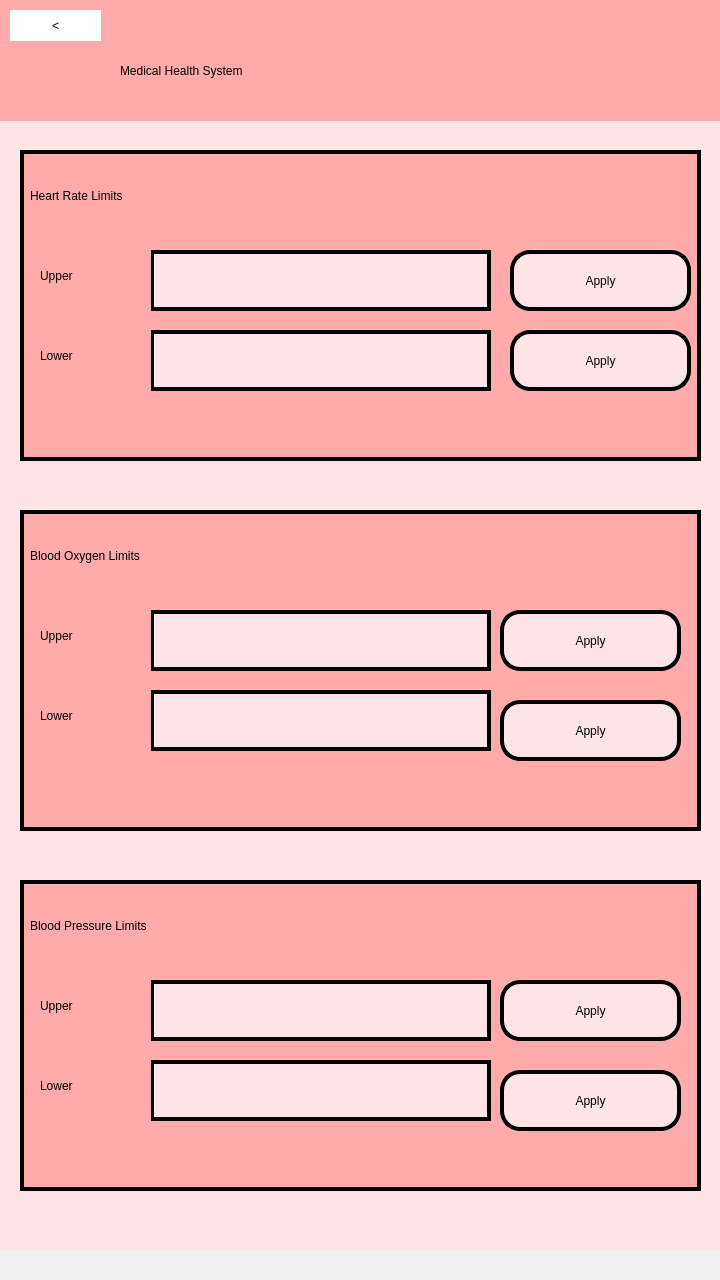
<?xml version="1.0" encoding="UTF-8"?>
<ui version="4.0">
 <class>MainWindow</class>
 <widget class="QMainWindow" name="MainWindow">
  <property name="geometry">
   <rect>
    <x>0</x>
    <y>0</y>
    <width>720</width>
    <height>1280</height>
   </rect>
  </property>
  <property name="windowTitle">
   <string>MainWindow</string>
  </property>
  <widget class="QWidget" name="centralwidget">
   <widget class="QWidget" name="widget" native="true">
    <property name="geometry">
     <rect>
      <x>0</x>
      <y>-30</y>
      <width>720</width>
      <height>1280</height>
     </rect>
    </property>
    <property name="styleSheet">
     <string notr="true">background-color: rgb(255, 228, 229);</string>
    </property>
    <widget class="QWidget" name="widget_12" native="true">
     <property name="geometry">
      <rect>
       <x>20</x>
       <y>180</y>
       <width>681</width>
       <height>311</height>
      </rect>
     </property>
     <property name="styleSheet">
      <string notr="true">background-color: rgb(255, 171, 172);
border: 4px solid black;
</string>
     </property>
     <widget class="QLineEdit" name="New_Lower_Heart_rate">
      <property name="geometry">
       <rect>
        <x>130</x>
        <y>180</y>
        <width>341</width>
        <height>61</height>
       </rect>
      </property>
      <property name="styleSheet">
       <string notr="true">font: 20pt &quot;MS Shell Dlg 2&quot;;
background-color: rgb(255, 228, 229); 
</string>
      </property>
     </widget>
     <widget class="QLabel" name="label_9">
      <property name="geometry">
       <rect>
        <x>10</x>
        <y>10</y>
        <width>321</width>
        <height>71</height>
       </rect>
      </property>
      <property name="styleSheet">
       <string notr="true">font: 24pt &quot;MS Shell Dlg 2&quot;;
border: 0px;</string>
      </property>
      <property name="text">
       <string>Heart Rate Limits</string>
      </property>
     </widget>
     <widget class="QLabel" name="HeartRateError">
      <property name="geometry">
       <rect>
        <x>80</x>
        <y>270</y>
        <width>331</width>
        <height>31</height>
       </rect>
      </property>
      <property name="styleSheet">
       <string notr="true">font: 12pt &quot;MS Shell Dlg 2&quot;;
 border: none;
color: rgb(255, 0, 0);</string>
      </property>
      <property name="text">
       <string/>
      </property>
     </widget>
     <widget class="QLineEdit" name="New_Upper_Heart_Rate">
      <property name="geometry">
       <rect>
        <x>130</x>
        <y>100</y>
        <width>341</width>
        <height>61</height>
       </rect>
      </property>
      <property name="styleSheet">
       <string notr="true">font: 20pt &quot;MS Shell Dlg 2&quot;;
background-color: rgb(255, 228, 229); 
</string>
      </property>
     </widget>
     <widget class="QLabel" name="label_12">
      <property name="geometry">
       <rect>
        <x>20</x>
        <y>90</y>
        <width>111</width>
        <height>71</height>
       </rect>
      </property>
      <property name="styleSheet">
       <string notr="true">font: 24pt &quot;MS Shell Dlg 2&quot;;
border: 0px;</string>
      </property>
      <property name="text">
       <string>Upper</string>
      </property>
     </widget>
     <widget class="QLabel" name="label_13">
      <property name="geometry">
       <rect>
        <x>20</x>
        <y>170</y>
        <width>111</width>
        <height>71</height>
       </rect>
      </property>
      <property name="styleSheet">
       <string notr="true">font: 24pt &quot;MS Shell Dlg 2&quot;;
border: 0px;</string>
      </property>
      <property name="text">
       <string>Lower</string>
      </property>
     </widget>
     <widget class="QPushButton" name="Apply_Upper_Heart_Rate">
      <property name="geometry">
       <rect>
        <x>490</x>
        <y>100</y>
        <width>181</width>
        <height>61</height>
       </rect>
      </property>
      <property name="styleSheet">
       <string notr="true">color: rgb(0, 0, 0);
background-color: rgb(255, 228, 229); 
border-radius:20px;
font: 16pt &quot;Monospace&quot;;</string>
      </property>
      <property name="text">
       <string>Apply</string>
      </property>
     </widget>
     <widget class="QPushButton" name="Apply_Lower_Heart_Rate">
      <property name="geometry">
       <rect>
        <x>490</x>
        <y>180</y>
        <width>181</width>
        <height>61</height>
       </rect>
      </property>
      <property name="styleSheet">
       <string notr="true">color: rgb(0, 0, 0);
background-color: rgb(255, 228, 229); 
border-radius:20px;
font: 16pt &quot;Monospace&quot;;</string>
      </property>
      <property name="text">
       <string>Apply</string>
      </property>
     </widget>
    </widget>
    <widget class="QWidget" name="widget_2" native="true">
     <property name="geometry">
      <rect>
       <x>-10</x>
       <y>30</y>
       <width>731</width>
       <height>121</height>
      </rect>
     </property>
     <property name="styleSheet">
      <string notr="true">background-color: rgb(255, 171, 172);
</string>
     </property>
     <widget class="QLabel" name="label">
      <property name="geometry">
       <rect>
        <x>130</x>
        <y>40</y>
        <width>541</width>
        <height>61</height>
       </rect>
      </property>
      <property name="layoutDirection">
       <enum>Qt::LeftToRight</enum>
      </property>
      <property name="styleSheet">
       <string notr="true">font: 28pt &quot;MS Shell Dlg 2&quot;;
text-align: center;
border:0px;</string>
      </property>
      <property name="text">
       <string>Medical Health System</string>
      </property>
     </widget>
     <widget class="QPushButton" name="GoBack">
      <property name="geometry">
       <rect>
        <x>20</x>
        <y>10</y>
        <width>91</width>
        <height>31</height>
       </rect>
      </property>
      <property name="styleSheet">
       <string notr="true">color: rgb(0, 0, 0);
background-color: white;
border-radius:20px;
font: 26pt &quot;MS Shell Dlg 2&quot;;

</string>
      </property>
      <property name="text">
       <string>&lt;</string>
      </property>
     </widget>
    </widget>
    <widget class="QWidget" name="widget_13" native="true">
     <property name="geometry">
      <rect>
       <x>20</x>
       <y>540</y>
       <width>681</width>
       <height>321</height>
      </rect>
     </property>
     <property name="styleSheet">
      <string notr="true">background-color: rgb(255, 171, 172);
border: 4px solid black;
</string>
     </property>
     <widget class="QLineEdit" name="New_Lower_Blood_Oxygen">
      <property name="geometry">
       <rect>
        <x>130</x>
        <y>180</y>
        <width>341</width>
        <height>61</height>
       </rect>
      </property>
      <property name="styleSheet">
       <string notr="true">font: 20pt &quot;MS Shell Dlg 2&quot;;
background-color: rgb(255, 228, 229); 
</string>
      </property>
     </widget>
     <widget class="QLabel" name="label_10">
      <property name="geometry">
       <rect>
        <x>10</x>
        <y>10</y>
        <width>391</width>
        <height>71</height>
       </rect>
      </property>
      <property name="styleSheet">
       <string notr="true">font: 24pt &quot;MS Shell Dlg 2&quot;;
border: 0px;</string>
      </property>
      <property name="text">
       <string>Blood Oxygen Limits</string>
      </property>
     </widget>
     <widget class="QLabel" name="BloodOxygenError">
      <property name="geometry">
       <rect>
        <x>80</x>
        <y>270</y>
        <width>331</width>
        <height>31</height>
       </rect>
      </property>
      <property name="styleSheet">
       <string notr="true">font: 12pt &quot;MS Shell Dlg 2&quot;;
 border: none;
color: rgb(255, 0, 0);</string>
      </property>
      <property name="text">
       <string/>
      </property>
     </widget>
     <widget class="QLineEdit" name="New_Upper_Blood_Oxygen">
      <property name="geometry">
       <rect>
        <x>130</x>
        <y>100</y>
        <width>341</width>
        <height>61</height>
       </rect>
      </property>
      <property name="styleSheet">
       <string notr="true">font: 20pt &quot;MS Shell Dlg 2&quot;;
background-color: rgb(255, 228, 229); 
</string>
      </property>
     </widget>
     <widget class="QLabel" name="label_14">
      <property name="geometry">
       <rect>
        <x>20</x>
        <y>90</y>
        <width>111</width>
        <height>71</height>
       </rect>
      </property>
      <property name="styleSheet">
       <string notr="true">font: 24pt &quot;MS Shell Dlg 2&quot;;
border: 0px;</string>
      </property>
      <property name="text">
       <string>Upper</string>
      </property>
     </widget>
     <widget class="QLabel" name="label_15">
      <property name="geometry">
       <rect>
        <x>20</x>
        <y>170</y>
        <width>111</width>
        <height>71</height>
       </rect>
      </property>
      <property name="styleSheet">
       <string notr="true">font: 24pt &quot;MS Shell Dlg 2&quot;;
border: 0px;</string>
      </property>
      <property name="text">
       <string>Lower</string>
      </property>
     </widget>
     <widget class="QPushButton" name="Apply_Upper_Blood_Oxygen">
      <property name="geometry">
       <rect>
        <x>480</x>
        <y>100</y>
        <width>181</width>
        <height>61</height>
       </rect>
      </property>
      <property name="styleSheet">
       <string notr="true">color: rgb(0, 0, 0);
background-color: rgb(255, 228, 229); 
border-radius:20px;
font: 16pt &quot;Monospace&quot;;</string>
      </property>
      <property name="text">
       <string>Apply</string>
      </property>
     </widget>
     <widget class="QPushButton" name="Apply_Lower_Blood_Oxygen">
      <property name="geometry">
       <rect>
        <x>480</x>
        <y>190</y>
        <width>181</width>
        <height>61</height>
       </rect>
      </property>
      <property name="styleSheet">
       <string notr="true">color: rgb(0, 0, 0);
background-color: rgb(255, 228, 229); 
border-radius:20px;
font: 16pt &quot;Monospace&quot;;</string>
      </property>
      <property name="text">
       <string>Apply</string>
      </property>
     </widget>
    </widget>
    <widget class="QWidget" name="widget_14" native="true">
     <property name="geometry">
      <rect>
       <x>20</x>
       <y>910</y>
       <width>681</width>
       <height>311</height>
      </rect>
     </property>
     <property name="styleSheet">
      <string notr="true">background-color: rgb(255, 171, 172);
border: 4px solid black;
</string>
     </property>
     <widget class="QLineEdit" name="New_Lower_Blood_Pressure">
      <property name="geometry">
       <rect>
        <x>130</x>
        <y>180</y>
        <width>341</width>
        <height>61</height>
       </rect>
      </property>
      <property name="styleSheet">
       <string notr="true">font: 20pt &quot;MS Shell Dlg 2&quot;;
background-color: rgb(255, 228, 229); 
</string>
      </property>
     </widget>
     <widget class="QLabel" name="label_11">
      <property name="geometry">
       <rect>
        <x>10</x>
        <y>10</y>
        <width>381</width>
        <height>71</height>
       </rect>
      </property>
      <property name="styleSheet">
       <string notr="true">font: 24pt &quot;MS Shell Dlg 2&quot;;
border: 0px;</string>
      </property>
      <property name="text">
       <string>Blood Pressure Limits</string>
      </property>
     </widget>
     <widget class="QLabel" name="BloodPressureError">
      <property name="geometry">
       <rect>
        <x>80</x>
        <y>270</y>
        <width>331</width>
        <height>31</height>
       </rect>
      </property>
      <property name="styleSheet">
       <string notr="true">font: 12pt &quot;MS Shell Dlg 2&quot;;
 border: none;
color: rgb(255, 0, 0);</string>
      </property>
      <property name="text">
       <string/>
      </property>
     </widget>
     <widget class="QLineEdit" name="New_Upper_Blood_Pressure">
      <property name="geometry">
       <rect>
        <x>130</x>
        <y>100</y>
        <width>341</width>
        <height>61</height>
       </rect>
      </property>
      <property name="styleSheet">
       <string notr="true">font: 20pt &quot;MS Shell Dlg 2&quot;;
background-color: rgb(255, 228, 229); 
</string>
      </property>
     </widget>
     <widget class="QLabel" name="label_16">
      <property name="geometry">
       <rect>
        <x>20</x>
        <y>90</y>
        <width>111</width>
        <height>71</height>
       </rect>
      </property>
      <property name="styleSheet">
       <string notr="true">font: 24pt &quot;MS Shell Dlg 2&quot;;
border: 0px;</string>
      </property>
      <property name="text">
       <string>Upper</string>
      </property>
     </widget>
     <widget class="QLabel" name="label_17">
      <property name="geometry">
       <rect>
        <x>20</x>
        <y>170</y>
        <width>111</width>
        <height>71</height>
       </rect>
      </property>
      <property name="styleSheet">
       <string notr="true">font: 24pt &quot;MS Shell Dlg 2&quot;;
border: 0px;</string>
      </property>
      <property name="text">
       <string>Lower</string>
      </property>
     </widget>
     <widget class="QPushButton" name="Apply_Upper_Blood_Pressure">
      <property name="geometry">
       <rect>
        <x>480</x>
        <y>100</y>
        <width>181</width>
        <height>61</height>
       </rect>
      </property>
      <property name="styleSheet">
       <string notr="true">color: rgb(0, 0, 0);
background-color: rgb(255, 228, 229); 
border-radius:20px;
font: 16pt &quot;Monospace&quot;;</string>
      </property>
      <property name="text">
       <string>Apply</string>
      </property>
     </widget>
     <widget class="QPushButton" name="Apply_Lower_Blood_Pressure">
      <property name="geometry">
       <rect>
        <x>480</x>
        <y>190</y>
        <width>181</width>
        <height>61</height>
       </rect>
      </property>
      <property name="styleSheet">
       <string notr="true">color: rgb(0, 0, 0);
background-color: rgb(255, 228, 229); 
border-radius:20px;
font: 16pt &quot;Monospace&quot;;</string>
      </property>
      <property name="text">
       <string>Apply</string>
      </property>
     </widget>
    </widget>
   </widget>
  </widget>
 </widget>
 <resources>
  <include location="Config.qrc"/>
 </resources>
 <connections/>
</ui>
